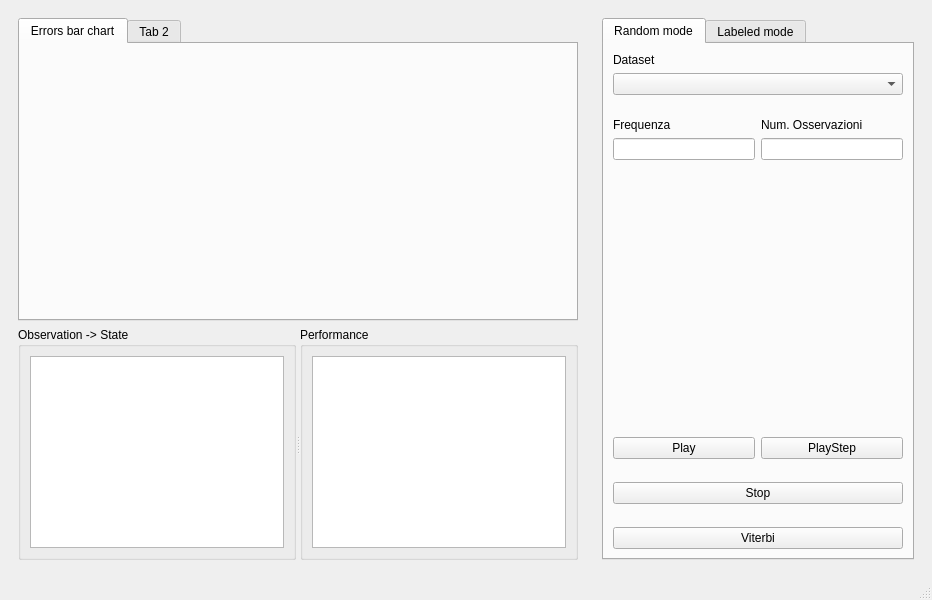
<?xml version="1.0" encoding="UTF-8"?>
<ui version="4.0">
 <class>MainWindow</class>
 <widget class="QMainWindow" name="MainWindow">
  <property name="geometry">
   <rect>
    <x>0</x>
    <y>0</y>
    <width>932</width>
    <height>600</height>
   </rect>
  </property>
  <property name="sizePolicy">
   <sizepolicy hsizetype="Preferred" vsizetype="Preferred">
    <horstretch>0</horstretch>
    <verstretch>0</verstretch>
   </sizepolicy>
  </property>
  <property name="windowTitle">
   <string>MainWindow</string>
  </property>
  <widget class="QWidget" name="centralwidget">
   <layout class="QHBoxLayout" name="horizontalLayout">
    <item>
     <widget class="QStackedWidget" name="stackedWidget">
      <property name="enabled">
       <bool>true</bool>
      </property>
      <property name="currentIndex">
       <number>1</number>
      </property>
      <widget class="QWidget" name="stackedWidgetPage1" native="true">
       <layout class="QVBoxLayout" name="verticalLayout">
        <item>
         <widget class="QTabWidget" name="tabWidget_2">
          <property name="toolTip">
           <string/>
          </property>
          <property name="currentIndex">
           <number>0</number>
          </property>
          <widget class="QWidget" name="tab_9">
           <property name="toolTip">
            <string/>
           </property>
           <property name="whatsThis">
            <string/>
           </property>
           <property name="accessibleName">
            <string/>
           </property>
           <attribute name="title">
            <string>States pie chart</string>
           </attribute>
           <attribute name="toolTip">
            <string>Show the states pie chart</string>
           </attribute>
          </widget>
          <widget class="QWidget" name="tab_10">
           <attribute name="title">
            <string>States graph</string>
           </attribute>
           <attribute name="toolTip">
            <string>Show the states graph</string>
           </attribute>
          </widget>
         </widget>
        </item>
        <item>
         <widget class="QSplitter" name="splitter">
          <property name="orientation">
           <enum>Qt::Horizontal</enum>
          </property>
          <widget class="QGroupBox" name="groupBox">
           <property name="title">
            <string>Observation -&gt; State</string>
           </property>
           <layout class="QHBoxLayout" name="horizontalLayout_2">
            <item>
             <widget class="QListWidget" name="listWidget"/>
            </item>
           </layout>
          </widget>
         </widget>
        </item>
       </layout>
      </widget>
      <widget class="QWidget" name="page">
       <layout class="QVBoxLayout" name="verticalLayout_2">
        <item>
         <widget class="QTabWidget" name="tabWidget_3">
          <property name="currentIndex">
           <number>0</number>
          </property>
          <widget class="QWidget" name="tab_11">
           <attribute name="title">
            <string>Errors bar chart</string>
           </attribute>
           <attribute name="toolTip">
            <string>Show the error bar chart</string>
           </attribute>
           <zorder>tabWidget</zorder>
           <zorder>tabWidget</zorder>
          </widget>
          <widget class="QWidget" name="tab_12">
           <attribute name="title">
            <string>Tab 2</string>
           </attribute>
          </widget>
         </widget>
        </item>
        <item>
         <widget class="QSplitter" name="splitter_2">
          <property name="orientation">
           <enum>Qt::Horizontal</enum>
          </property>
          <widget class="QGroupBox" name="groupBox_3">
           <property name="title">
            <string>Observation -&gt; State</string>
           </property>
           <layout class="QHBoxLayout" name="horizontalLayout_5">
            <item>
             <widget class="QListWidget" name="listWidget_3"/>
            </item>
           </layout>
          </widget>
          <widget class="QGroupBox" name="groupBox_4">
           <property name="title">
            <string>Performance</string>
           </property>
           <layout class="QHBoxLayout" name="horizontalLayout_6">
            <item>
             <widget class="QListWidget" name="listWidget_4"/>
            </item>
           </layout>
          </widget>
         </widget>
        </item>
       </layout>
      </widget>
     </widget>
    </item>
    <item>
     <widget class="QWidget" name="widget_2" native="true">
      <property name="sizePolicy">
       <sizepolicy hsizetype="Preferred" vsizetype="Preferred">
        <horstretch>0</horstretch>
        <verstretch>0</verstretch>
       </sizepolicy>
      </property>
      <property name="maximumSize">
       <size>
        <width>450</width>
        <height>16777215</height>
       </size>
      </property>
      <layout class="QHBoxLayout" name="horizontalLayout_3">
       <item>
        <widget class="QTabWidget" name="tabWidget">
         <property name="currentIndex">
          <number>0</number>
         </property>
         <widget class="QWidget" name="tab_5">
          <attribute name="title">
           <string>Random mode</string>
          </attribute>
          <attribute name="toolTip">
           <string>Switch to random mode</string>
          </attribute>
          <layout class="QVBoxLayout" name="verticalLayout_9">
           <item>
            <layout class="QVBoxLayout" name="verticalLayout_8">
             <item>
              <layout class="QVBoxLayout" name="verticalLayout_6">
               <item>
                <layout class="QVBoxLayout" name="verticalLayout_3">
                 <item>
                  <widget class="QLabel" name="label">
                   <property name="text">
                    <string>Dataset</string>
                   </property>
                  </widget>
                 </item>
                 <item>
                  <widget class="QComboBox" name="comboBox"/>
                 </item>
                </layout>
               </item>
               <item>
                <spacer name="verticalSpacer">
                 <property name="orientation">
                  <enum>Qt::Vertical</enum>
                 </property>
                 <property name="sizeType">
                  <enum>QSizePolicy::Fixed</enum>
                 </property>
                 <property name="sizeHint" stdset="0">
                  <size>
                   <width>20</width>
                   <height>17</height>
                  </size>
                 </property>
                </spacer>
               </item>
               <item>
                <layout class="QHBoxLayout" name="horizontalLayout_4">
                 <item>
                  <layout class="QVBoxLayout" name="verticalLayout_4">
                   <item>
                    <widget class="QLabel" name="label_2">
                     <property name="text">
                      <string>Frequenza</string>
                     </property>
                    </widget>
                   </item>
                   <item>
                    <widget class="QLineEdit" name="lineEdit"/>
                   </item>
                  </layout>
                 </item>
                 <item>
                  <layout class="QVBoxLayout" name="verticalLayout_5">
                   <item>
                    <widget class="QLabel" name="label_3">
                     <property name="text">
                      <string>Num. Osservazioni</string>
                     </property>
                    </widget>
                   </item>
                   <item>
                    <widget class="QLineEdit" name="lineEdit_2"/>
                   </item>
                  </layout>
                 </item>
                </layout>
               </item>
              </layout>
             </item>
             <item>
              <widget class="QStackedWidget" name="stackedWidget_2">
               <property name="currentIndex">
                <number>1</number>
               </property>
               <widget class="QWidget" name="page_2"/>
               <widget class="QWidget" name="page_3"/>
              </widget>
             </item>
             <item>
              <layout class="QVBoxLayout" name="verticalLayout_7">
               <item>
                <layout class="QHBoxLayout" name="horizontalLayout_7">
                 <item>
                  <widget class="QPushButton" name="pushButton">
                   <property name="text">
                    <string>Play</string>
                   </property>
                  </widget>
                 </item>
                 <item>
                  <widget class="QPushButton" name="pushButton_2">
                   <property name="text">
                    <string>PlayStep</string>
                   </property>
                  </widget>
                 </item>
                </layout>
               </item>
               <item>
                <spacer name="verticalSpacer_2">
                 <property name="orientation">
                  <enum>Qt::Vertical</enum>
                 </property>
                 <property name="sizeType">
                  <enum>QSizePolicy::Fixed</enum>
                 </property>
                 <property name="sizeHint" stdset="0">
                  <size>
                   <width>20</width>
                   <height>17</height>
                  </size>
                 </property>
                </spacer>
               </item>
               <item>
                <widget class="QPushButton" name="pushButton_3">
                 <property name="text">
                  <string>Stop</string>
                 </property>
                </widget>
               </item>
               <item>
                <spacer name="verticalSpacer_3">
                 <property name="orientation">
                  <enum>Qt::Vertical</enum>
                 </property>
                 <property name="sizeType">
                  <enum>QSizePolicy::Fixed</enum>
                 </property>
                 <property name="sizeHint" stdset="0">
                  <size>
                   <width>20</width>
                   <height>17</height>
                  </size>
                 </property>
                </spacer>
               </item>
               <item>
                <widget class="QPushButton" name="pushButton_4">
                 <property name="text">
                  <string>Viterbi</string>
                 </property>
                </widget>
               </item>
              </layout>
             </item>
            </layout>
           </item>
          </layout>
          <zorder>label</zorder>
          <zorder>comboBox</zorder>
          <zorder>label_2</zorder>
          <zorder>lineEdit</zorder>
          <zorder>verticalSpacer</zorder>
          <zorder>layoutWidget</zorder>
          <zorder>stackedWidget_2</zorder>
          <zorder>splitter_2</zorder>
          <zorder>pushButton</zorder>
          <zorder>pushButton_2</zorder>
          <zorder>pushButton_3</zorder>
          <zorder>pushButton_4</zorder>
          <zorder>verticalSpacer_2</zorder>
          <zorder>verticalSpacer_3</zorder>
         </widget>
         <widget class="QWidget" name="tab_6">
          <attribute name="title">
           <string>Labeled mode</string>
          </attribute>
          <attribute name="toolTip">
           <string>Switch to labeled mode</string>
          </attribute>
         </widget>
        </widget>
       </item>
      </layout>
     </widget>
    </item>
   </layout>
  </widget>
  <widget class="QStatusBar" name="statusbar"/>
 </widget>
 <resources/>
 <connections/>
</ui>
